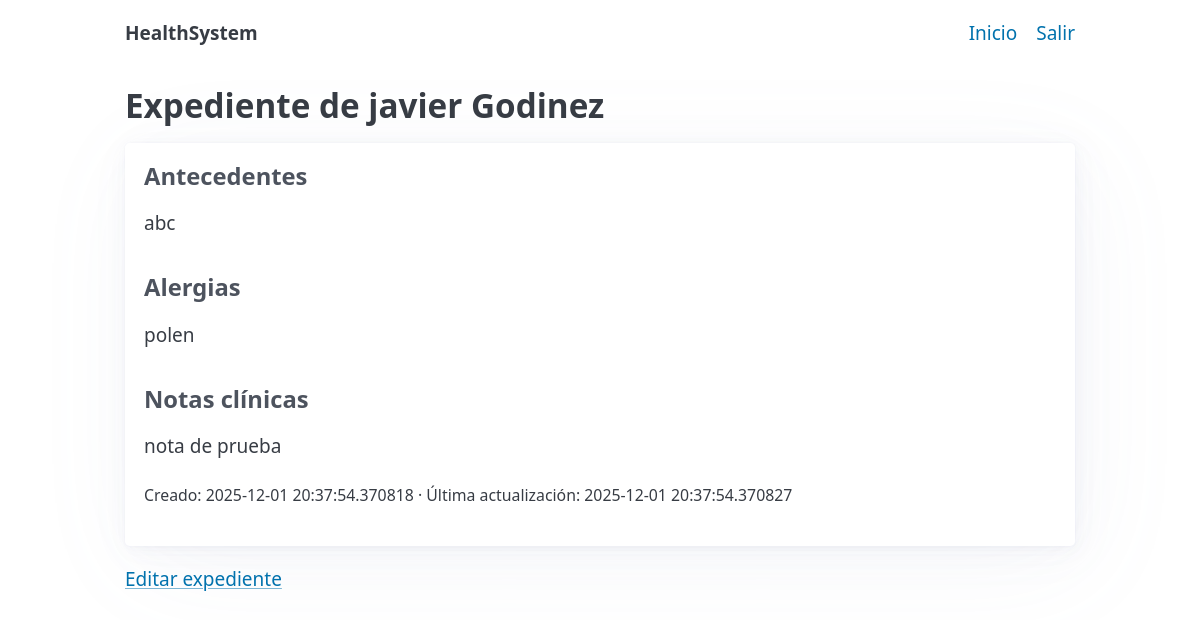
Screenshot of /expediente/1 (signed in) with the database file from the repository.
### models.py (models this page shows, shortened)
class Usuario(Base, UserMixin):
    __tablename__ = "usuarios"
    id = Column(Integer, primary_key=True)
    nombre = Column(String, nullable=False)
    apellido = Column(String, nullable=False)
    email = Column(String, unique=True, index=True, nullable=False)
    password_hash = Column(String, nullable=False)
    tipo = Column(SAEnum(TipoUsuario), default=TipoUsuario.PACIENTE, nullable=False)
    medico = relationship("Medico", back_populates="usuario", uselist=False)
    expediente = relationship("Expediente", back_populates="paciente", uselist=False)

class Expediente(Base):
    __tablename__ = "expedientes"
    id = Column(Integer, primary_key=True)
    paciente_id = Column(Integer, ForeignKey("usuarios.id"), unique=True, nullable=False)
    antecedentes = Column(String, nullable=True)
    alergias = Column(String, nullable=True)
    notas_clinicas = Column(String, nullable=True)
    created_at = Column(DateTime, default=datetime.utcnow, nullable=False)
    updated_at = Column(DateTime, default=datetime.utcnow, onupdate=datetime.utcnow, nullable=False)
    paciente = relationship("Usuario", back_populates="expediente")

### app.py (the view)
@app.route("/expediente/<int:paciente_id>")
@login_required
def expediente_view(paciente_id: int):
    if current_user.tipo == TipoUsuario.PACIENTE and current_user.id != paciente_id:
        abort(403)
    with get_db() as db:
        paciente = db.get(Usuario, paciente_id)
        if not paciente:
            flash("Paciente no encontrado", "warning")
            return redirect(url_for("dashboard"))
        expediente = (
            db.query(Expediente)
            .options(joinedload(Expediente.paciente))
            .filter(Expediente.paciente_id == paciente_id)
            .first()
        )
    puede_editar = current_user.tipo in (TipoUsuario.MEDICO, TipoUsuario.ADMIN)
    return render_template(
        "expediente_view.html",
        paciente=paciente,
        expediente=expediente,
        puede_editar=puede_editar
    )

### app.py (called while the page is built)
@contextmanager
def get_db():
    db = SessionLocal()
    try:
        yield db
        db.commit()
    except Exception:
        db.rollback()
        raise
    finally:
        db.close()

@login_manager.user_loader
def load_user(user_id):
    with get_db() as db:
        return db.get(Usuario, int(user_id))

### templates/expediente_view.html (shortened to what this page needs)
{% extends "_layout.html" %}
{% block content %}
<h2>Expediente de {{ paciente.nombre }} {{ paciente.apellido }}</h2>
{% if expediente %}
  <article>
    <h4>Antecedentes</h4>
    <p>{{ expediente.antecedentes or '-' }}</p>
    <h4>Alergias</h4>
    <p>{{ expediente.alergias or '-' }}</p>
    <h4>Notas clínicas</h4>
    <p style="white-space: pre-wrap;">{{ expediente.notas_clinicas or '-' }}</p>
    <p><small>Creado: {{ expediente.created_at }} · Última actualización: {{ expediente.updated_at }}</small></p>
  </article>
{% else %}
  <p>No existe expediente aún.</p>
{% endif %}
{% if puede_editar %}
  <p>
    <a href="{{ url_for('expediente_edit', paciente_id=paciente.id) }}">Editar expediente</a>
  </p>
{% endif %}
{% endblock %}

### templates/_layout.html (style rules this page uses)
:root { --brand:#2563eb; --brand-2:#10b981; }

### rows the page displays
Usuario: nombre "javier", apellido "Godinez"
Expediente: antecedentes "abc", alergias "polen", notas_clinicas "nota de prueba", created_at "2025-12-01 20:37:54.370818", updated_at "2025-12-01 20:37:54.370827"
